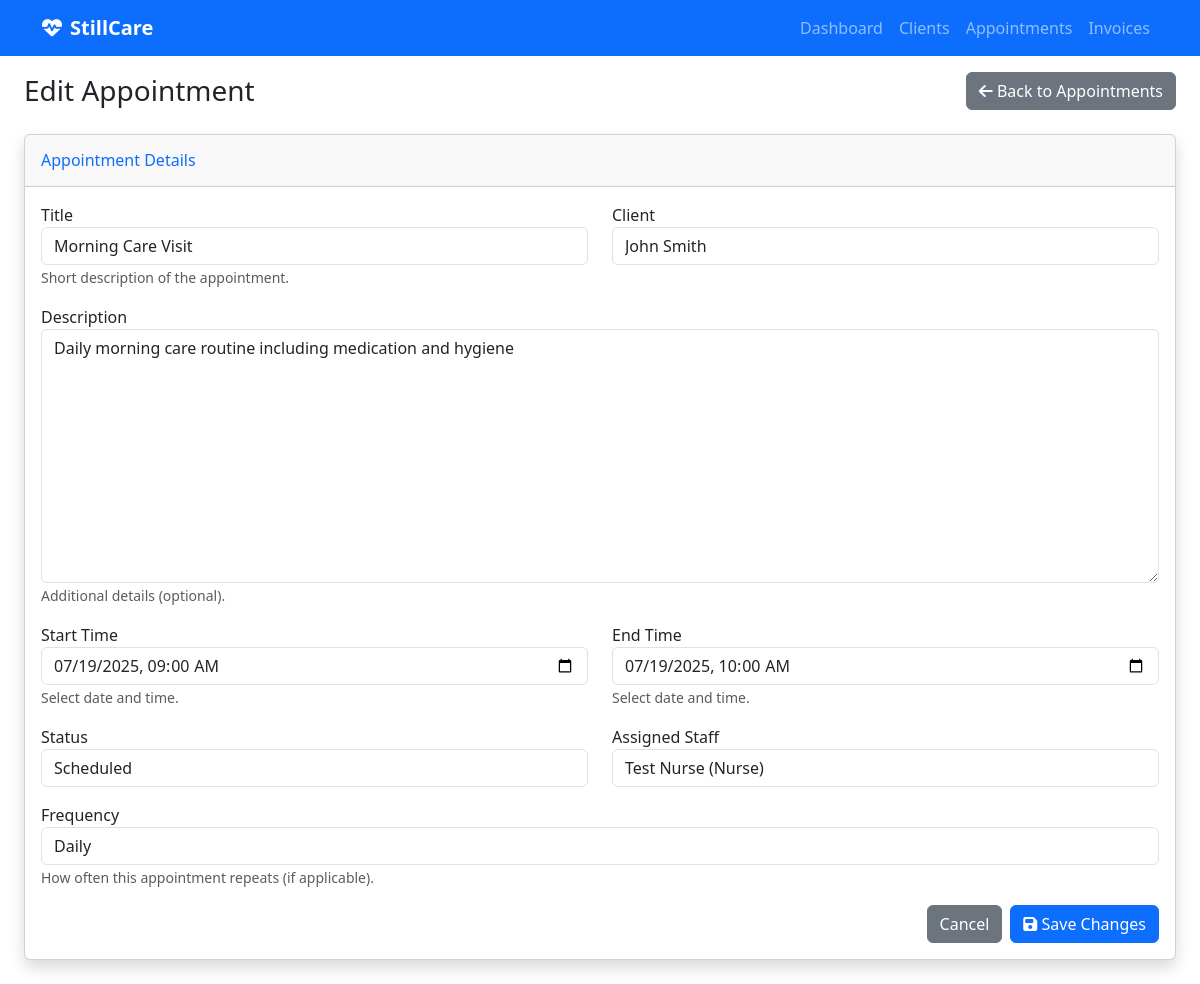
Before: /appointments/1/edit/ with the older database file.
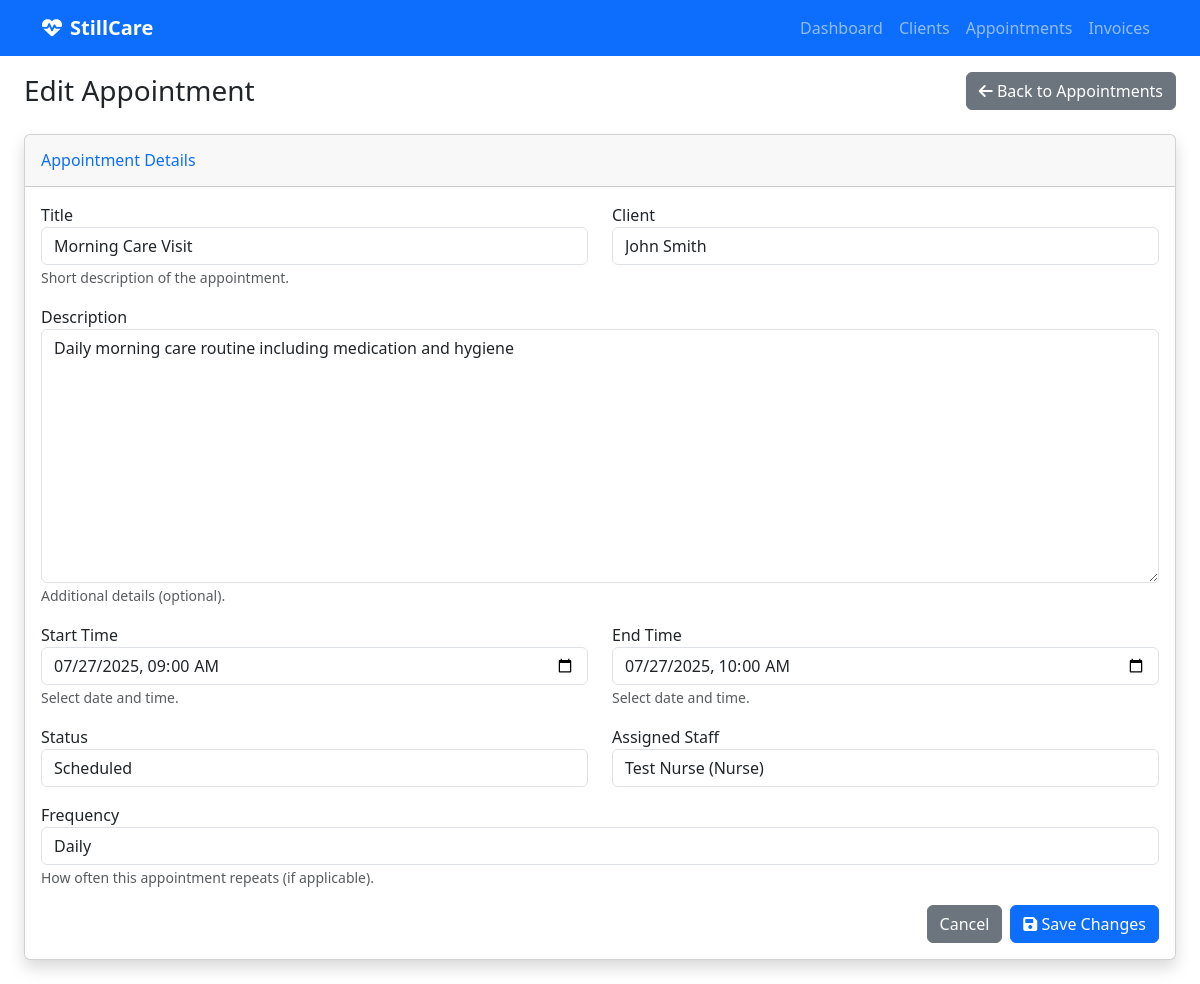
After: the same page with the newer database file.
### appointment_management/models.py (models this page shows, shortened)
class Appointment(models.Model):
    FREQUENCY_CHOICES = [
        ('daily', 'Daily'),
        ('weekly', 'Weekly'),
        ('monthly', 'Monthly'),
    ]
    title = models.CharField(max_length=200)
    description = models.TextField(blank=True, null=True)
    start_time = models.DateTimeField(help_text="When the appointment/visit should start")
    end_time = models.DateTimeField(help_text="When the appointment/visit should end")
    status = models.CharField(max_length=50, choices=[
        ('scheduled', 'Scheduled'),
        ('completed', 'Completed'),
        ('cancelled', 'Cancelled'),
        ('no_show', 'No Show'),
    ], default='scheduled')
    client = models.ForeignKey(
        'client_management.Client',
        on_delete=models.CASCADE,
        related_name='appointments',
        help_text="The client this appointment is for"
    )
    frequency = models.CharField(
        max_length=20,
        choices=FREQUENCY_CHOICES,
        blank=True,
        null=True,
        help_text="How often this appointment repeats"
    )
    assigned_staff = models.ForeignKey(settings.AUTH_USER_MODEL, on_delete=models.PROTECT, null=False, blank=False, related_name='appointments', help_text="Staff member assigned to this appointment")
    created_at = models.DateTimeField(auto_now_add=True)
    updated_at = models.DateTimeField(auto_now=True)
    class Meta:
        verbose_name = "Appointment"
        verbose_name_plural = "Appointments"
    VISIT_STATUS_CHOICES = [
        ('scheduled', 'Scheduled'),
        ('in_progress', 'In Progress'),
        ('completed', 'Completed'),
        ('cancelled', 'Cancelled'),
    ]
    status = models.CharField(
        max_length=20,
        choices=VISIT_STATUS_CHOICES,
        default='scheduled'
    )
    actual_start_time = models.DateTimeField(blank=True, null=True)
    actual_end_time = models.DateTimeField(blank=True, null=True)
    checklist_items = models.JSONField(
        default=list,
        help_text="List of checklist items from the client's care plan"
    )

### care_backend/views.py (the view)
# urls.py: path('appointments/<int:appointment_id>/edit/', views.appointment_edit, name='appointment_edit'),
def appointment_edit(request, appointment_id):
    appointment = get_object_or_404(Appointment, id=appointment_id)
    if request.method == 'POST':
        form = AppointmentForm(request.POST, instance=appointment)
        if form.is_valid():
            form.save()
            messages.success(request, 'Appointment updated successfully!')
            return redirect('appointment_list')
        else:
            messages.error(request, 'Please correct the errors below.')
    else:
        form = AppointmentForm(instance=appointment)
    context = {
        'form': form,
        'appointment': appointment,
    }
    return render(request, 'appointments/edit.html', context)

### appointment_management/forms.py (shortened to what this page needs)
class AppointmentForm(forms.ModelForm):
    class Meta:
        model = Appointment
        fields = '__all__'
        widgets = {
            'start_time': forms.DateTimeInput(attrs={'type': 'datetime-local', 'class': 'form-control'}),
            'end_time': forms.DateTimeInput(attrs={'type': 'datetime-local', 'class': 'form-control'}),
            'assigned_staff': forms.Select(attrs={'class': 'form-control'}),
        }

### authentication/models.py (called while the page is built)
    def __str__(self):
        return f"{self.get_full_name()} ({self.get_role_display()})"

### client_management/models.py (called while the page is built)
    def __str__(self):
        return f"{self.first_name} {self.last_name}"

### templates/appointments/edit.html (shortened to what this page needs)
{% extends 'base.html' %}
{% load widget_tweaks %}
{% block content %}
<div class="container-fluid">
    <div class="d-flex justify-content-between align-items-center mb-4">
        <h1 class="h3 mb-0 text-gray-800">Edit Appointment</h1>
        <a href="{% url 'appointment_list' %}" class="btn btn-secondary">
            <i class="fas fa-arrow-left"></i> Back to Appointments
        </a>
    </div>
    <div class="card shadow mb-4">
        <div class="card-header py-3">
            <h6 class="m-0 font-weight-bold text-primary">Appointment Details</h6>
        </div>
        <div class="card-body">
            <form method="post">
                <div class="row">
                    <div class="col-md-6 mb-3">
                        <label for="{{ form.title.id_for_label }}">Title</label>
                        {{ form.title|add_class:'form-control' }}
                        <small class="form-text text-muted">Short description of the appointment.</small>
                    </div>
                    <div class="col-md-6 mb-3">
                        <label for="{{ form.client.id_for_label }}">Client</label>
                        {{ form.client|add_class:'form-control' }}
                    </div>
                </div>
                <div class="mb-3">
                    <label for="{{ form.description.id_for_label }}">Description</label>
                    {{ form.description|add_class:'form-control' }}
                    <small class="form-text text-muted">Additional details (optional).</small>
                </div>
                <div class="row">
                    <div class="col-md-6 mb-3">
                        <label for="{{ form.start_time.id_for_label }}">Start Time</label>
                        {{ form.start_time }}
                        <small class="form-text text-muted">Select date and time.</small>
                    </div>
                    <div class="col-md-6 mb-3">
                        <label for="{{ form.end_time.id_for_label }}">End Time</label>
                        {{ form.end_time }}
                        <small class="form-text text-muted">Select date and time.</small>
                    </div>
                </div>
                <div class="row">
                    <div class="col-md-6 mb-3">
                        <label for="{{ form.status.id_for_label }}">Status</label>
                        {{ form.status|add_class:'form-control' }}
                    </div>
                    <div class="col-md-6 mb-3">
                        <label for="{{ form.assigned_staff.id_for_label }}">Assigned Staff</label>
                        {{ form.assigned_staff|add_class:'form-control' }}
                    </div>
                </div>
                <div class="mb-3">
                    <label for="{{ form.frequency.id_for_label }}">Frequency</label>
                    {{ form.frequency|add_class:'form-control' }}
                    <small class="form-text text-muted">How often this appointment repeats (if applicable).</small>
                </div>
                <div class="d-flex justify-content-end gap-2">
                    <a href="{% url 'appointment_list' %}" class="btn btn-secondary">Cancel</a>
                    <button type="submit" class="btn btn-primary">
                        <i class="fas fa-save"></i> Save Changes
                    </button>
                </div>
            </form>
        </div>
    </div>
</div>
{% endblock %}

Changed rows visible on the page:
changed Appointment "Morning Care Visit": start_time "07/19/2025 09:00" → "07/27/2025 09:00"; end_time "07/19/2025 10:00" → "07/27/2025 10:00"
